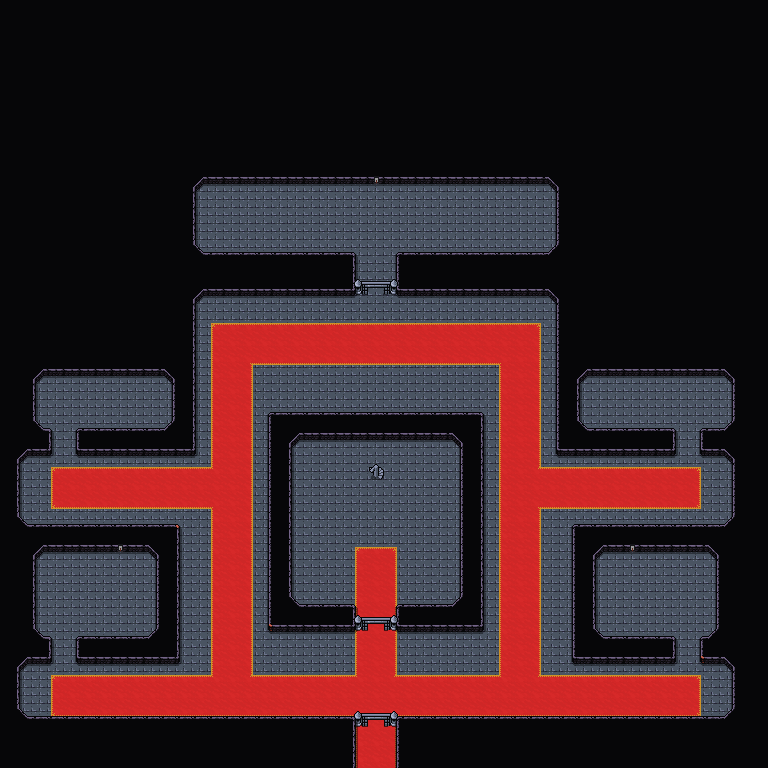

A level layout from a 2D game, rendered from its tile map. Below: a short description, then the map file with tile-grid data replaced by summaries:
An orthogonal 48x48 tile map with 16x16 px tiles, 5 tile layers (Background, Floor, Ground, Foreground, ...), 2 tilesets and 14 objects (3x dialog).

<map version="1.9" tiledversion="1.9.2" orientation="orthogonal" renderorder="right-down" width="48" height="48" tilewidth="16" tileheight="16" infinite="0" nextlayerid="7" nextobjectid="71">
 <editorsettings>
  <export target="wastetown..tmx" format="tmx" />
 </editorsettings>
 <properties>
  <property name="dungeonEffect" value="{&quot;startBattleWithCard&quot;: [ &quot;Griselbrand presence&quot; ]}" />
  <property name="respawnEnemies" type="bool" value="true" />
 </properties>
 <tileset firstgid="1" source="../../tileset/main.tsx" />
 <tileset firstgid="10113" source="../../tileset/buildings.tsx" />
 <layer id="1" name="Background" width="48" height="48">
  <data>[2304 cells, 2304 non-empty, 2 distinct tile ids]</data>
 </layer>
 <layer id="6" name="Floor" width="48" height="48">
  <data>[2304 cells, 261 non-empty, 12 distinct tile ids]</data>
 </layer>
 <layer id="2" name="Ground" width="48" height="48">
  <data>[2304 cells, 18 non-empty, 5 distinct tile ids]</data>
 </layer>
 <layer id="3" name="Foreground" width="48" height="48">
  <properties>
   <property name="spriteLayer" type="bool" value="true" />
  </properties>
  <data>[2304 cells, 1641 non-empty, 16 distinct tile ids]</data>
 </layer>
 <layer id="5" name="AboveSprites" width="48" height="48">
  <data>[2304 cells, 9 non-empty, 3 distinct tile ids]</data>
 </layer>
 <objectgroup id="4" name="Objects">
  <object id="47" template="../../obj/gold.tx" x="603" y="416">
   <properties>
    <property name="reward">[
  {
    "type": "gold",
    "count": 180,
    "addMaxCount": 40
 }
]</property>
   </properties>
  </object>
  <object id="49" template="../../obj/gold.tx" x="134" y="413">
   <properties>
    <property name="reward">[
  {
    "type": "gold",
    "count": 180,
    "addMaxCount": 40
 }
]</property>
   </properties>
  </object>
  <object id="54" template="../../obj/enemy.tx" x="368" y="728">
   <properties>
    <property name="enemy" value="Demon" />
   </properties>
  </object>
  <object id="55" template="../../obj/gate.tx" x="368" y="640">
   <properties>
    <property name="dialog">[{
    "text":"A gate is blocking the path. It looks like it is opened elsewhere.",
    "options":[
    { "name":"continue" } 
    ]
}]</property>
   </properties>
  </object>
  <object id="60" template="../../obj/entry_up.tx" x="357" y="768" width="38" height="16">
   <properties>
    <property name="teleport" value="" />
   </properties>
  </object>
  <object id="61" name="switch" class="dialog" gid="4426" x="624" y="560" width="16" height="16">
   <properties>
    <property name="dialog">[
  { 
    "text":"Hmm... A big switch is embedded into the wall.",
    "options":[ 
	{ 
		"text":"You hear some loud sounds coming from the center.",
		"action":[{"deleteMapObject":-1},{"advanceMapFlag":"gate"}],
		"name":"flip the switch"
			"options":[{
			"condition":[{"getMapFlag":{"key":"gate","op":"&gt;=","val":3}}],
			"action":[{"deleteMapObject":55}],
			"name":"ok" }]
	},
	{ "name":"go away" } 	
	] 
	} 
]</property>
   </properties>
  </object>
  <object id="63" name="switch" class="dialog" gid="4426" x="368" y="192" width="16" height="16">
   <properties>
    <property name="dialog">[
  { 
    "text":"Hmm... A big switch is embedded into the wall.",
    "options":[ 
	{ 
		"text":"You hear some loud sounds coming from the center.",
		"action":[{"deleteMapObject":-1},{"advanceMapFlag":"gate"}],
		"name":"flip the switch"
			"options":[{
			"condition":[{"getMapFlag":{"key":"gate","op":"&gt;=","val":3}}],
			"action":[{"deleteMapObject":55}],
			"name":"ok" }]
	},
	{ "name":"go away" } 	
	] 
	} 
]</property>
   </properties>
  </object>
  <object id="64" name="switch" class="dialog" gid="4426" x="112" y="560" width="16" height="16">
   <properties>
    <property name="dialog">[
  { 
    "text":"Hmm... A big switch is embedded into the wall.",
    "options":[ 
	{ 
		"text":"You hear some loud sounds coming from the center.",
		"action":[{"deleteMapObject":-1},{"advanceMapFlag":"gate"}],
		"name":"flip the switch"
			"options":[{
			"condition":[{"getMapFlag":{"key":"gate","op":"&gt;=","val":3}}],
			"action":[{"deleteMapObject":55}],
			"name":"ok" }]
	},
	{ "name":"go away" } 	
	] 
	} 
]</property>
   </properties>
  </object>
  <object id="65" template="../../obj/entry_down.tx" x="369" y="489">
   <properties>
    <property name="teleport" value="maps/map/main_story/black_castle_f1.tmx" />
   </properties>
  </object>
  <object id="66" template="../../obj/enemy.tx" x="56" y="663">
   <properties>
    <property name="enemy" value="Demon" />
   </properties>
  </object>
  <object id="67" template="../../obj/enemy.tx" x="679" y="664">
   <properties>
    <property name="enemy" value="Demon" />
   </properties>
  </object>
  <object id="68" template="../../obj/enemy.tx" x="681" y="458">
   <properties>
    <property name="enemy" value="Demon" />
   </properties>
  </object>
  <object id="69" template="../../obj/enemy.tx" x="368" y="298">
   <properties>
    <property name="enemy" value="Demon" />
   </properties>
  </object>
  <object id="70" template="../../obj/enemy.tx" x="57" y="456">
   <properties>
    <property name="enemy" value="Demon" />
   </properties>
  </object>
 </objectgroup>
</map>
